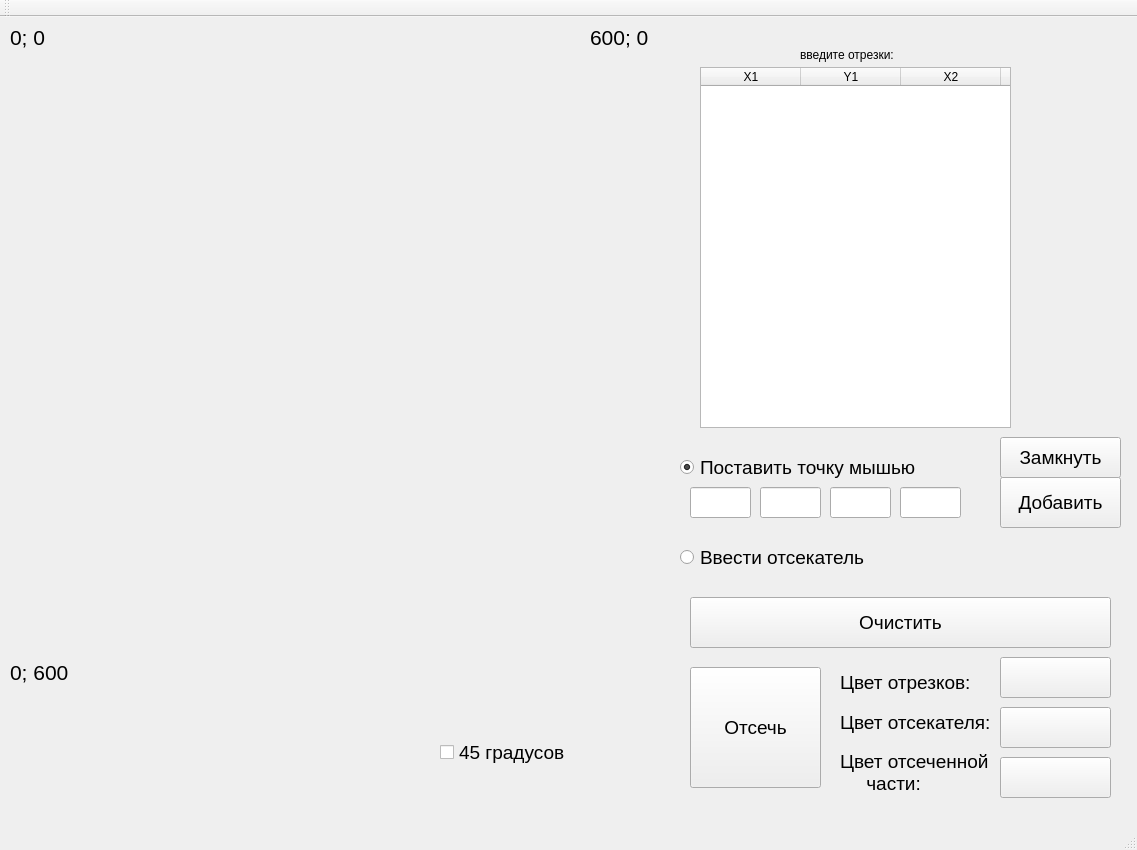
<?xml version="1.0" encoding="UTF-8"?>
<ui version="4.0">
 <class>MainWindow</class>
 <widget class="QMainWindow" name="MainWindow">
  <property name="geometry">
   <rect>
    <x>0</x>
    <y>0</y>
    <width>1137</width>
    <height>850</height>
   </rect>
  </property>
  <property name="windowTitle">
   <string>Отсечение</string>
  </property>
  <widget class="QWidget" name="centralWidget">
   <widget class="QLineEdit" name="lineEdit_y">
    <property name="geometry">
     <rect>
      <x>760</x>
      <y>470</y>
      <width>61</width>
      <height>31</height>
     </rect>
    </property>
    <property name="font">
     <font>
      <pointsize>14</pointsize>
     </font>
    </property>
   </widget>
   <widget class="QLabel" name="label_4">
    <property name="geometry">
     <rect>
      <x>800</x>
      <y>30</y>
      <width>101</width>
      <height>16</height>
     </rect>
    </property>
    <property name="text">
     <string>введите отрезки:</string>
    </property>
   </widget>
   <widget class="QLineEdit" name="lineEdit_x">
    <property name="geometry">
     <rect>
      <x>690</x>
      <y>470</y>
      <width>61</width>
      <height>31</height>
     </rect>
    </property>
    <property name="font">
     <font>
      <pointsize>14</pointsize>
     </font>
    </property>
   </widget>
   <widget class="QTableWidget" name="tableWidget">
    <property name="geometry">
     <rect>
      <x>700</x>
      <y>50</y>
      <width>311</width>
      <height>361</height>
     </rect>
    </property>
    <property name="verticalScrollBarPolicy">
     <enum>Qt::ScrollBarAsNeeded</enum>
    </property>
    <property name="horizontalScrollBarPolicy">
     <enum>Qt::ScrollBarAlwaysOff</enum>
    </property>
    <column>
     <property name="text">
      <string>X1</string>
     </property>
    </column>
    <column>
     <property name="text">
      <string>Y1</string>
     </property>
    </column>
    <column>
     <property name="text">
      <string>X2</string>
     </property>
    </column>
    <column>
     <property name="text">
      <string>Y2</string>
     </property>
    </column>
   </widget>
   <widget class="QPushButton" name="pushButton_add">
    <property name="geometry">
     <rect>
      <x>1000</x>
      <y>460</y>
      <width>121</width>
      <height>51</height>
     </rect>
    </property>
    <property name="font">
     <font>
      <pointsize>14</pointsize>
     </font>
    </property>
    <property name="text">
     <string>Добавить</string>
    </property>
   </widget>
   <widget class="QWidget" name="gridLayoutWidget">
    <property name="geometry">
     <rect>
      <x>30</x>
      <y>40</y>
      <width>601</width>
      <height>591</height>
     </rect>
    </property>
    <layout class="QGridLayout" name="gridLayout"/>
   </widget>
   <widget class="QPushButton" name="pushButton_clear">
    <property name="geometry">
     <rect>
      <x>690</x>
      <y>580</y>
      <width>421</width>
      <height>51</height>
     </rect>
    </property>
    <property name="font">
     <font>
      <pointsize>14</pointsize>
     </font>
    </property>
    <property name="text">
     <string>Очистить</string>
    </property>
   </widget>
   <widget class="QLabel" name="label">
    <property name="geometry">
     <rect>
      <x>10</x>
      <y>10</y>
      <width>81</width>
      <height>21</height>
     </rect>
    </property>
    <property name="font">
     <font>
      <pointsize>16</pointsize>
     </font>
    </property>
    <property name="text">
     <string>0; 0</string>
    </property>
   </widget>
   <widget class="QLabel" name="label_2">
    <property name="geometry">
     <rect>
      <x>590</x>
      <y>10</y>
      <width>91</width>
      <height>21</height>
     </rect>
    </property>
    <property name="font">
     <font>
      <pointsize>16</pointsize>
     </font>
    </property>
    <property name="text">
     <string>600; 0</string>
    </property>
   </widget>
   <widget class="QLabel" name="label_3">
    <property name="geometry">
     <rect>
      <x>10</x>
      <y>640</y>
      <width>91</width>
      <height>31</height>
     </rect>
    </property>
    <property name="font">
     <font>
      <pointsize>16</pointsize>
     </font>
    </property>
    <property name="text">
     <string>0; 600</string>
    </property>
   </widget>
   <widget class="QPushButton" name="pushButton_color_fone">
    <property name="geometry">
     <rect>
      <x>1000</x>
      <y>690</y>
      <width>111</width>
      <height>41</height>
     </rect>
    </property>
    <property name="text">
     <string/>
    </property>
   </widget>
   <widget class="QPushButton" name="pushButton_color_line">
    <property name="geometry">
     <rect>
      <x>1000</x>
      <y>640</y>
      <width>111</width>
      <height>41</height>
     </rect>
    </property>
    <property name="text">
     <string/>
    </property>
   </widget>
   <widget class="QLabel" name="label_5">
    <property name="geometry">
     <rect>
      <x>840</x>
      <y>670</y>
      <width>151</width>
      <height>71</height>
     </rect>
    </property>
    <property name="font">
     <font>
      <pointsize>14</pointsize>
     </font>
    </property>
    <property name="text">
     <string>Цвет отсекателя:</string>
    </property>
   </widget>
   <widget class="QLabel" name="label_6">
    <property name="geometry">
     <rect>
      <x>840</x>
      <y>630</y>
      <width>141</width>
      <height>71</height>
     </rect>
    </property>
    <property name="font">
     <font>
      <pointsize>14</pointsize>
     </font>
    </property>
    <property name="text">
     <string>Цвет отрезков:</string>
    </property>
   </widget>
   <widget class="QPushButton" name="pushButton_add_2">
    <property name="geometry">
     <rect>
      <x>690</x>
      <y>650</y>
      <width>131</width>
      <height>121</height>
     </rect>
    </property>
    <property name="font">
     <font>
      <pointsize>14</pointsize>
     </font>
    </property>
    <property name="text">
     <string>Отсечь</string>
    </property>
   </widget>
   <widget class="QRadioButton" name="radioButton">
    <property name="geometry">
     <rect>
      <x>680</x>
      <y>510</y>
      <width>261</width>
      <height>61</height>
     </rect>
    </property>
    <property name="font">
     <font>
      <pointsize>14</pointsize>
     </font>
    </property>
    <property name="text">
     <string>Ввести отсекатель</string>
    </property>
   </widget>
   <widget class="QRadioButton" name="radioButton_3">
    <property name="geometry">
     <rect>
      <x>680</x>
      <y>430</y>
      <width>281</width>
      <height>41</height>
     </rect>
    </property>
    <property name="font">
     <font>
      <pointsize>14</pointsize>
     </font>
    </property>
    <property name="text">
     <string>Поставить точку мышью</string>
    </property>
    <property name="checked">
     <bool>true</bool>
    </property>
   </widget>
   <widget class="QLineEdit" name="lineEdit_y_2">
    <property name="geometry">
     <rect>
      <x>900</x>
      <y>470</y>
      <width>61</width>
      <height>31</height>
     </rect>
    </property>
    <property name="font">
     <font>
      <pointsize>14</pointsize>
     </font>
    </property>
   </widget>
   <widget class="QLineEdit" name="lineEdit_x_2">
    <property name="geometry">
     <rect>
      <x>830</x>
      <y>470</y>
      <width>61</width>
      <height>31</height>
     </rect>
    </property>
    <property name="font">
     <font>
      <pointsize>14</pointsize>
     </font>
    </property>
   </widget>
   <widget class="QPushButton" name="pushButton_color_fone_2">
    <property name="geometry">
     <rect>
      <x>1000</x>
      <y>740</y>
      <width>111</width>
      <height>41</height>
     </rect>
    </property>
    <property name="text">
     <string/>
    </property>
   </widget>
   <widget class="QLabel" name="label_7">
    <property name="geometry">
     <rect>
      <x>840</x>
      <y>720</y>
      <width>151</width>
      <height>71</height>
     </rect>
    </property>
    <property name="font">
     <font>
      <pointsize>14</pointsize>
     </font>
    </property>
    <property name="text">
     <string>Цвет отсеченной
     части:</string>
    </property>
   </widget>
   <widget class="QCheckBox" name="checkBox_45">
    <property name="geometry">
     <rect>
      <x>440</x>
      <y>710</y>
      <width>151</width>
      <height>51</height>
     </rect>
    </property>
    <property name="font">
     <font>
      <pointsize>14</pointsize>
     </font>
    </property>
    <property name="text">
     <string>45 градусов</string>
    </property>
   </widget>
   <widget class="QPushButton" name="pushButton">
    <property name="geometry">
     <rect>
      <x>1000</x>
      <y>420</y>
      <width>121</width>
      <height>41</height>
     </rect>
    </property>
    <property name="font">
     <font>
      <pointsize>14</pointsize>
     </font>
    </property>
    <property name="text">
     <string>Замкнуть</string>
    </property>
   </widget>
  </widget>
  <widget class="QMenuBar" name="menuBar">
   <property name="geometry">
    <rect>
     <x>0</x>
     <y>0</y>
     <width>1137</width>
     <height>21</height>
    </rect>
   </property>
  </widget>
  <widget class="QToolBar" name="mainToolBar">
   <attribute name="toolBarArea">
    <enum>TopToolBarArea</enum>
   </attribute>
   <attribute name="toolBarBreak">
    <bool>false</bool>
   </attribute>
  </widget>
  <widget class="QStatusBar" name="statusBar"/>
 </widget>
 <layoutdefault spacing="6" margin="11"/>
 <tabstops>
  <tabstop>lineEdit_x</tabstop>
  <tabstop>lineEdit_y</tabstop>
  <tabstop>lineEdit_x_2</tabstop>
  <tabstop>lineEdit_y_2</tabstop>
  <tabstop>pushButton_add</tabstop>
  <tabstop>pushButton_add_2</tabstop>
  <tabstop>pushButton_clear</tabstop>
  <tabstop>pushButton_color_line</tabstop>
  <tabstop>pushButton_color_fone</tabstop>
  <tabstop>radioButton</tabstop>
  <tabstop>radioButton_3</tabstop>
  <tabstop>tableWidget</tabstop>
 </tabstops>
 <resources/>
 <connections/>
</ui>
